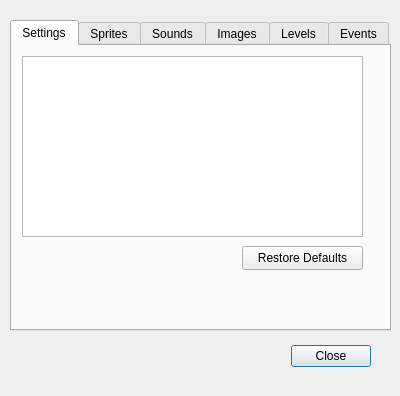
<?xml version="1.0" encoding="UTF-8"?>
<ui version="4.0">
 <class>CDlgGame</class>
 <widget class="QDialog" name="CDlgGame">
  <property name="geometry">
   <rect>
    <x>0</x>
    <y>0</y>
    <width>400</width>
    <height>396</height>
   </rect>
  </property>
  <property name="minimumSize">
   <size>
    <width>400</width>
    <height>396</height>
   </size>
  </property>
  <property name="maximumSize">
   <size>
    <width>400</width>
    <height>396</height>
   </size>
  </property>
  <property name="windowTitle">
   <string>Game Info</string>
  </property>
  <widget class="QDialogButtonBox" name="buttonBox">
   <property name="geometry">
    <rect>
     <x>30</x>
     <y>340</y>
     <width>341</width>
     <height>32</height>
    </rect>
   </property>
   <property name="orientation">
    <enum>Qt::Horizontal</enum>
   </property>
   <property name="standardButtons">
    <set>QDialogButtonBox::Close</set>
   </property>
  </widget>
  <widget class="QTabWidget" name="tabWidget">
   <property name="geometry">
    <rect>
     <x>10</x>
     <y>20</y>
     <width>381</width>
     <height>311</height>
    </rect>
   </property>
   <property name="tabPosition">
    <enum>QTabWidget::North</enum>
   </property>
   <property name="tabShape">
    <enum>QTabWidget::Rounded</enum>
   </property>
   <property name="currentIndex">
    <number>0</number>
   </property>
   <widget class="QWidget" name="page_1">
    <attribute name="title">
     <string>Settings</string>
    </attribute>
    <widget class="QTreeWidget" name="treeSettings">
     <property name="geometry">
      <rect>
       <x>10</x>
       <y>10</y>
       <width>341</width>
       <height>181</height>
      </rect>
     </property>
     <property name="toolTip">
      <string>This is a list of all the settings for your game. 
Double-click on the one you want to edit.</string>
     </property>
     <property name="verticalScrollBarPolicy">
      <enum>Qt::ScrollBarAsNeeded</enum>
     </property>
     <property name="horizontalScrollBarPolicy">
      <enum>Qt::ScrollBarAlwaysOff</enum>
     </property>
     <property name="editTriggers">
      <set>QAbstractItemView::NoEditTriggers</set>
     </property>
     <property name="tabKeyNavigation">
      <bool>true</bool>
     </property>
     <property name="alternatingRowColors">
      <bool>true</bool>
     </property>
     <property name="uniformRowHeights">
      <bool>true</bool>
     </property>
     <property name="sortingEnabled">
      <bool>false</bool>
     </property>
     <property name="headerHidden">
      <bool>true</bool>
     </property>
     <attribute name="headerVisible">
      <bool>false</bool>
     </attribute>
     <attribute name="headerCascadingSectionResizes">
      <bool>true</bool>
     </attribute>
     <attribute name="headerDefaultSectionSize">
      <number>150</number>
     </attribute>
     <column>
      <property name="text">
       <string notr="true">1</string>
      </property>
     </column>
    </widget>
    <widget class="QPushButton" name="btnDefaults">
     <property name="geometry">
      <rect>
       <x>230</x>
       <y>200</y>
       <width>121</width>
       <height>24</height>
      </rect>
     </property>
     <property name="text">
      <string>Restore Defaults</string>
     </property>
    </widget>
   </widget>
   <widget class="QWidget" name="page_2">
    <attribute name="title">
     <string>Sprites</string>
    </attribute>
    <widget class="QToolButton" name="btnAddObject">
     <property name="geometry">
      <rect>
       <x>10</x>
       <y>200</y>
       <width>25</width>
       <height>24</height>
      </rect>
     </property>
     <property name="toolTip">
      <string>Add New Object</string>
     </property>
     <property name="text">
      <string>...</string>
     </property>
     <property name="icon">
      <iconset resource="lgck-builder.qrc">
       <normaloff>:/images/plus.png</normaloff>:/images/plus.png</iconset>
     </property>
    </widget>
    <widget class="QTreeWidget" name="treeObjects">
     <property name="geometry">
      <rect>
       <x>10</x>
       <y>10</y>
       <width>341</width>
       <height>181</height>
      </rect>
     </property>
     <property name="toolTip">
      <string>This is a list of all the objects contained in your game. 
Double-click on the one you want to edit.</string>
     </property>
     <property name="verticalScrollBarPolicy">
      <enum>Qt::ScrollBarAsNeeded</enum>
     </property>
     <property name="horizontalScrollBarPolicy">
      <enum>Qt::ScrollBarAlwaysOff</enum>
     </property>
     <property name="editTriggers">
      <set>QAbstractItemView::NoEditTriggers</set>
     </property>
     <property name="tabKeyNavigation">
      <bool>true</bool>
     </property>
     <property name="alternatingRowColors">
      <bool>true</bool>
     </property>
     <property name="uniformRowHeights">
      <bool>true</bool>
     </property>
     <property name="sortingEnabled">
      <bool>false</bool>
     </property>
     <property name="headerHidden">
      <bool>true</bool>
     </property>
     <attribute name="headerVisible">
      <bool>false</bool>
     </attribute>
     <attribute name="headerDefaultSectionSize">
      <number>150</number>
     </attribute>
     <column>
      <property name="text">
       <string notr="true">1</string>
      </property>
     </column>
    </widget>
    <widget class="QToolButton" name="btnDeleteObject">
     <property name="geometry">
      <rect>
       <x>40</x>
       <y>200</y>
       <width>20</width>
       <height>24</height>
      </rect>
     </property>
     <property name="toolTip">
      <string>Delete Object</string>
     </property>
     <property name="text">
      <string>...</string>
     </property>
     <property name="icon">
      <iconset resource="lgck-builder.qrc">
       <normaloff>:/images/minus.png</normaloff>:/images/minus.png</iconset>
     </property>
    </widget>
   </widget>
   <widget class="QWidget" name="page_3">
    <attribute name="title">
     <string>Sounds</string>
    </attribute>
    <widget class="QTreeWidget" name="treeSounds">
     <property name="geometry">
      <rect>
       <x>10</x>
       <y>10</y>
       <width>341</width>
       <height>181</height>
      </rect>
     </property>
     <property name="toolTip">
      <string>This is a list of all the sounds contained in your game. 
Double-click on the one you want to edit.</string>
     </property>
     <property name="verticalScrollBarPolicy">
      <enum>Qt::ScrollBarAsNeeded</enum>
     </property>
     <property name="horizontalScrollBarPolicy">
      <enum>Qt::ScrollBarAlwaysOff</enum>
     </property>
     <property name="editTriggers">
      <set>QAbstractItemView::NoEditTriggers</set>
     </property>
     <property name="tabKeyNavigation">
      <bool>true</bool>
     </property>
     <property name="alternatingRowColors">
      <bool>true</bool>
     </property>
     <property name="uniformRowHeights">
      <bool>true</bool>
     </property>
     <property name="sortingEnabled">
      <bool>false</bool>
     </property>
     <property name="headerHidden">
      <bool>true</bool>
     </property>
     <attribute name="headerVisible">
      <bool>false</bool>
     </attribute>
     <attribute name="headerCascadingSectionResizes">
      <bool>true</bool>
     </attribute>
     <attribute name="headerDefaultSectionSize">
      <number>150</number>
     </attribute>
     <column>
      <property name="text">
       <string notr="true">1</string>
      </property>
     </column>
    </widget>
    <widget class="QToolButton" name="btnDeleteSound">
     <property name="geometry">
      <rect>
       <x>40</x>
       <y>200</y>
       <width>20</width>
       <height>24</height>
      </rect>
     </property>
     <property name="toolTip">
      <string>Delete Sound</string>
     </property>
     <property name="text">
      <string>...</string>
     </property>
     <property name="icon">
      <iconset resource="lgck-builder.qrc">
       <normaloff>:/images/minus.png</normaloff>:/images/minus.png</iconset>
     </property>
    </widget>
    <widget class="QToolButton" name="btnAddSound">
     <property name="geometry">
      <rect>
       <x>10</x>
       <y>200</y>
       <width>25</width>
       <height>24</height>
      </rect>
     </property>
     <property name="toolTip">
      <string>Add New Sound</string>
     </property>
     <property name="text">
      <string>...</string>
     </property>
     <property name="icon">
      <iconset resource="lgck-builder.qrc">
       <normaloff>:/images/plus.png</normaloff>:/images/plus.png</iconset>
     </property>
    </widget>
   </widget>
   <widget class="QWidget" name="page_4">
    <attribute name="title">
     <string>Images</string>
    </attribute>
    <widget class="QTreeWidget" name="treeFrameSets">
     <property name="geometry">
      <rect>
       <x>10</x>
       <y>10</y>
       <width>341</width>
       <height>181</height>
      </rect>
     </property>
     <property name="toolTip">
      <string>This is a list of all the images contained in your game. 
Double-click on the one you want to edit.</string>
     </property>
     <property name="verticalScrollBarPolicy">
      <enum>Qt::ScrollBarAsNeeded</enum>
     </property>
     <property name="horizontalScrollBarPolicy">
      <enum>Qt::ScrollBarAlwaysOff</enum>
     </property>
     <property name="autoScroll">
      <bool>true</bool>
     </property>
     <property name="editTriggers">
      <set>QAbstractItemView::NoEditTriggers</set>
     </property>
     <property name="tabKeyNavigation">
      <bool>true</bool>
     </property>
     <property name="alternatingRowColors">
      <bool>true</bool>
     </property>
     <property name="uniformRowHeights">
      <bool>true</bool>
     </property>
     <property name="sortingEnabled">
      <bool>false</bool>
     </property>
     <property name="headerHidden">
      <bool>true</bool>
     </property>
     <attribute name="headerVisible">
      <bool>false</bool>
     </attribute>
     <attribute name="headerCascadingSectionResizes">
      <bool>true</bool>
     </attribute>
     <attribute name="headerDefaultSectionSize">
      <number>150</number>
     </attribute>
     <column>
      <property name="text">
       <string notr="true">1</string>
      </property>
     </column>
    </widget>
    <widget class="QToolButton" name="btnDeleteFrameSet">
     <property name="geometry">
      <rect>
       <x>40</x>
       <y>200</y>
       <width>20</width>
       <height>24</height>
      </rect>
     </property>
     <property name="toolTip">
      <string>Delete Image</string>
     </property>
     <property name="text">
      <string>...</string>
     </property>
     <property name="icon">
      <iconset resource="lgck-builder.qrc">
       <normaloff>:/images/minus.png</normaloff>:/images/minus.png</iconset>
     </property>
    </widget>
    <widget class="QToolButton" name="btnAddFrameSet">
     <property name="geometry">
      <rect>
       <x>10</x>
       <y>200</y>
       <width>25</width>
       <height>24</height>
      </rect>
     </property>
     <property name="toolTip">
      <string>Add New Image</string>
     </property>
     <property name="text">
      <string>...</string>
     </property>
     <property name="icon">
      <iconset resource="lgck-builder.qrc">
       <normaloff>:/images/plus.png</normaloff>:/images/plus.png</iconset>
     </property>
    </widget>
   </widget>
   <widget class="QWidget" name="page_5">
    <attribute name="title">
     <string>Levels</string>
    </attribute>
    <widget class="QTreeWidget" name="treeLevels">
     <property name="geometry">
      <rect>
       <x>10</x>
       <y>10</y>
       <width>341</width>
       <height>181</height>
      </rect>
     </property>
     <property name="toolTip">
      <string>This is a list of all the levels contained in your game. 
Double-click on the one you want to edit.</string>
     </property>
     <property name="verticalScrollBarPolicy">
      <enum>Qt::ScrollBarAsNeeded</enum>
     </property>
     <property name="horizontalScrollBarPolicy">
      <enum>Qt::ScrollBarAlwaysOff</enum>
     </property>
     <property name="editTriggers">
      <set>QAbstractItemView::NoEditTriggers</set>
     </property>
     <property name="tabKeyNavigation">
      <bool>true</bool>
     </property>
     <property name="alternatingRowColors">
      <bool>true</bool>
     </property>
     <property name="uniformRowHeights">
      <bool>true</bool>
     </property>
     <property name="sortingEnabled">
      <bool>false</bool>
     </property>
     <property name="headerHidden">
      <bool>true</bool>
     </property>
     <attribute name="headerVisible">
      <bool>false</bool>
     </attribute>
     <attribute name="headerCascadingSectionResizes">
      <bool>true</bool>
     </attribute>
     <attribute name="headerDefaultSectionSize">
      <number>150</number>
     </attribute>
     <column>
      <property name="text">
       <string notr="true">1</string>
      </property>
     </column>
    </widget>
    <widget class="QToolButton" name="btnDeleteLevel">
     <property name="geometry">
      <rect>
       <x>40</x>
       <y>200</y>
       <width>20</width>
       <height>24</height>
      </rect>
     </property>
     <property name="toolTip">
      <string>Delete Level</string>
     </property>
     <property name="text">
      <string>...</string>
     </property>
     <property name="icon">
      <iconset resource="lgck-builder.qrc">
       <normaloff>:/images/minus.png</normaloff>:/images/minus.png</iconset>
     </property>
    </widget>
    <widget class="QToolButton" name="btnAddLevel">
     <property name="geometry">
      <rect>
       <x>10</x>
       <y>200</y>
       <width>25</width>
       <height>24</height>
      </rect>
     </property>
     <property name="toolTip">
      <string>Add New Level</string>
     </property>
     <property name="text">
      <string>...</string>
     </property>
     <property name="icon">
      <iconset resource="lgck-builder.qrc">
       <normaloff>:/images/plus.png</normaloff>:/images/plus.png</iconset>
     </property>
    </widget>
   </widget>
   <widget class="QWidget" name="page_6">
    <attribute name="title">
     <string>Events</string>
    </attribute>
    <widget class="QTreeWidget" name="treeEvents">
     <property name="geometry">
      <rect>
       <x>10</x>
       <y>10</y>
       <width>341</width>
       <height>181</height>
      </rect>
     </property>
     <property name="toolTip">
      <string>This is a list of all the events for your game. 
Double-click on the one you want to edit.</string>
     </property>
     <property name="verticalScrollBarPolicy">
      <enum>Qt::ScrollBarAsNeeded</enum>
     </property>
     <property name="horizontalScrollBarPolicy">
      <enum>Qt::ScrollBarAlwaysOff</enum>
     </property>
     <property name="editTriggers">
      <set>QAbstractItemView::NoEditTriggers</set>
     </property>
     <property name="tabKeyNavigation">
      <bool>true</bool>
     </property>
     <property name="alternatingRowColors">
      <bool>true</bool>
     </property>
     <property name="uniformRowHeights">
      <bool>true</bool>
     </property>
     <property name="sortingEnabled">
      <bool>false</bool>
     </property>
     <property name="headerHidden">
      <bool>true</bool>
     </property>
     <attribute name="headerVisible">
      <bool>false</bool>
     </attribute>
     <attribute name="headerCascadingSectionResizes">
      <bool>true</bool>
     </attribute>
     <attribute name="headerDefaultSectionSize">
      <number>150</number>
     </attribute>
     <column>
      <property name="text">
       <string notr="true">1</string>
      </property>
     </column>
    </widget>
    <widget class="QPushButton" name="btnClearAll">
     <property name="geometry">
      <rect>
       <x>230</x>
       <y>200</y>
       <width>121</width>
       <height>24</height>
      </rect>
     </property>
     <property name="text">
      <string>Clear All</string>
     </property>
    </widget>
   </widget>
  </widget>
 </widget>
 <resources>
  <include location="lgck-builder.qrc"/>
 </resources>
 <connections>
  <connection>
   <sender>buttonBox</sender>
   <signal>accepted()</signal>
   <receiver>CDlgGame</receiver>
   <slot>accept()</slot>
   <hints>
    <hint type="sourcelabel">
     <x>248</x>
     <y>254</y>
    </hint>
    <hint type="destinationlabel">
     <x>157</x>
     <y>274</y>
    </hint>
   </hints>
  </connection>
  <connection>
   <sender>buttonBox</sender>
   <signal>rejected()</signal>
   <receiver>CDlgGame</receiver>
   <slot>reject()</slot>
   <hints>
    <hint type="sourcelabel">
     <x>316</x>
     <y>260</y>
    </hint>
    <hint type="destinationlabel">
     <x>286</x>
     <y>274</y>
    </hint>
   </hints>
  </connection>
 </connections>
</ui>
